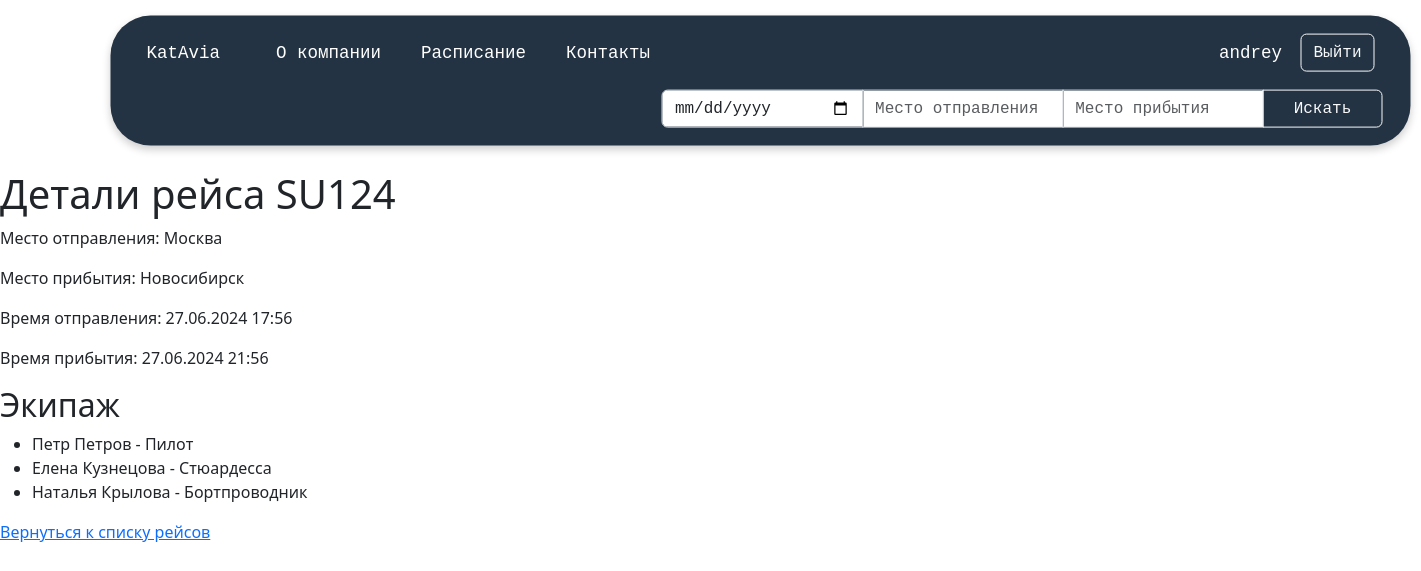
Screenshot of /flights/2/ (signed in) with the database file from the repository.
### users/models.py (models this page shows)
class CustomUser(AbstractUser):
    class Meta:
        verbose_name = "Пользователь"
        verbose_name_plural = "Пользователи"

### flights/models.py (models this page shows, shortened)
class Flight(models.Model):
    flight_number = models.CharField(max_length=10, verbose_name="Номер рейса")
    departure_location = models.CharField(
        max_length=100, verbose_name="Место отправления"
    )
    arrival_location = models.CharField(max_length=100, verbose_name="Место прибытия")
    departure_time = models.DateTimeField(verbose_name="Время отправления")
    arrival_time = models.DateTimeField(verbose_name="Время прибытия")
    crew = models.ManyToManyField(
        CrewMember, related_name="assigned_flights", verbose_name="Экипаж"
    )
    class Meta:
        verbose_name = "Рейс"
        verbose_name_plural = "Рейсы"

### crew/models.py (models this page shows, shortened)
class CrewMember(models.Model):
    name = models.CharField(max_length=100, verbose_name="Имя")
    role = models.CharField(max_length=50, verbose_name="Роль")
    flights = models.ManyToManyField(
        "flights.Flight", related_name="crew_members", verbose_name="Рейсы"
    )
    class Meta:
        verbose_name = "Член экипажа"
        verbose_name_plural = "Члены экипажа"

### flights/views.py (the view)
# urls.py: path("<int:flight_id>/", views.flight_detail, name="flight_detail"),
def flight_detail(request, flight_id):
    flight = get_object_or_404(Flight, id=flight_id)
    return render(request, "flight_detail.html", {"flight": flight})

### templates/flight_detail.html
{% extends "base.html" %}
{% block content %}
<h1>Детали рейса {{ flight.flight_number }}</h1>
<p>Место отправления: {{ flight.departure_location }}</p>
<p>Место прибытия: {{ flight.arrival_location }}</p>
<p>Время отправления: {{ flight.departure_time|date:"d.m.Y H:i" }}</p>
<p>Время прибытия: {{ flight.arrival_time|date:"d.m.Y H:i" }}</p>
<h2>Экипаж</h2>
<ul>
    {% for member in flight.crew.all %}
        <li>{{ member.name }} - {{ member.role }}</li>
    {% endfor %}
</ul>
<a href="{% url 'flight_list' %}">Вернуться к списку рейсов</a>
{% endblock %}

### templates/base.html (shortened to what this page needs)
{% load static %}
<!DOCTYPE html>
<html lang="ru">
<head>
    <link rel="stylesheet" href="https://cdn.jsdelivr.net/npm/bootstrap@5.3.2/dist/css/bootstrap.min.css">
    <link href="https://cdn.jsdelivr.net/npm/bootstrap@5.3.2/dist/css/bootstrap.min.css" rel="stylesheet">
</head>
<body>
<header class="p-3" style="background-color: #233343; color: white;">
    <div class="container">
        <div class="d-flex flex-wrap align-items-center justify-content justify-content-lg-start">
            <a href="{% url 'home' %}" class="d-flex align-items-center text-white text-decoration-none">
                <span class="ms-2 me-lg-5">KatAvia</span>
            </a>
            <ul class="nav col-12 col-lg-auto me-auto mb-2 justify-content-start mb-md-0">
                <li><a href="{% url 'about' %}" class="nav-link px-2 text-white me-lg-4">О компании</a></li>
                <li><a href="{% url 'flight_list' %}" class="nav-link px-2 text-white me-lg-4">Расписание</a></li>
                <li><a href="{% url 'contacts' %}" class="nav-link px-2 text-white me-lg-4">Контакты</a></li>
            </ul>
            <div class="text-end">
                {% if user.is_authenticated %}
                    <span class="me-2">{{ user.username }}</span>
                    <a href="{% url 'logout' %}" class="btn btn-outline-light me-2">Выйти</a>
                {% else %}
                    <button type="button" class="btn btn-outline-light me-2" data-bs-toggle="modal" data-bs-target="#loginModal">Логин</button>
                    <button type="button" class="btn btn-outline-light me-2" data-bs-toggle="modal" data-bs-target="#registerModal">Регистрация</button>
                {% endif %}
            </div>
        </div>
        <div class="row mt-3">
            <div class="col-12 col-lg-auto mb-3 mb-lg-0 ms-auto">
                <form class="input-group" role="search" method="GET" action="{% url 'search_flights' %}">
                    <input type="date" class="form-control col-2" id="start_date" name="start_date" placeholder="Дата отправления" aria-label="Дата отправления">
                    <input type="text" class="form-control col-3" id="departure_location" name="departure_location" placeholder="Место отправления" aria-label="Место отправления">
                    <input type="text" class="form-control col-3" id="arrival_location" name="arrival_location" placeholder="Место прибытия" aria-label="Место прибытия">
                    <button type="submit" class="btn btn-outline-light col-2">Искать</button>
                </form>
            </div>
        </div>
    </div>
</header>
<main>
    {% block content %}{% endblock %}
</main>
</body>
</html>

### templates/base.html (style rules this page uses)
header { transform: translate(+8.5%, +12%); display: flex; width: 1300px; height: 130px; border-radius: 40px; box-shadow: 0 4px 8px rgba(0, 0, 0, 0.2); font-family: "COURIER"; font-size: 17.5px; margin-bottom: 40px; }

### rows the page displays
CustomUser: username "andrey"
Flight: flight_number "SU124", departure_location "Москва", arrival_location "Новосибирск", departure_time "27.06.2024 17:56", arrival_time "27.06.2024 21:56"
CrewMember: name "Петр Петров", role "Пилот"
CrewMember: name "Елена Кузнецова", role "Стюардесса"
CrewMember: name "Наталья Крылова", role "Бортпроводник"
